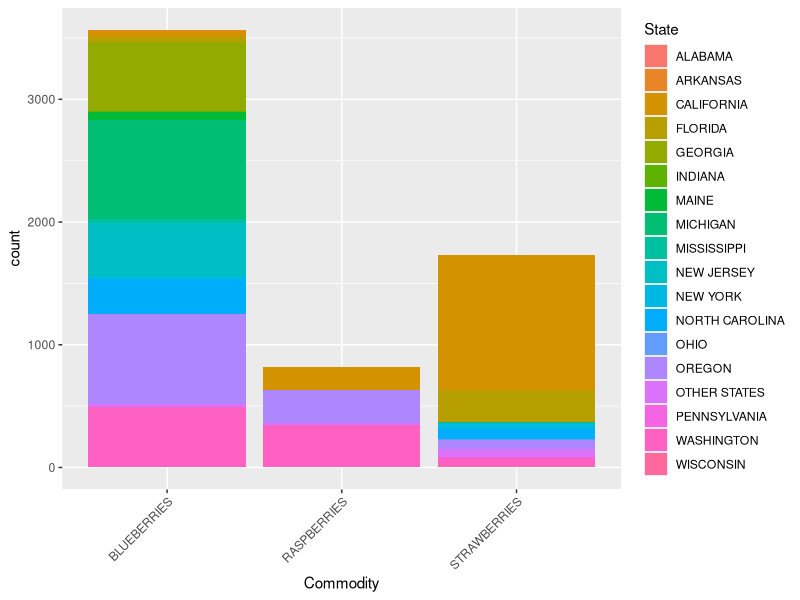
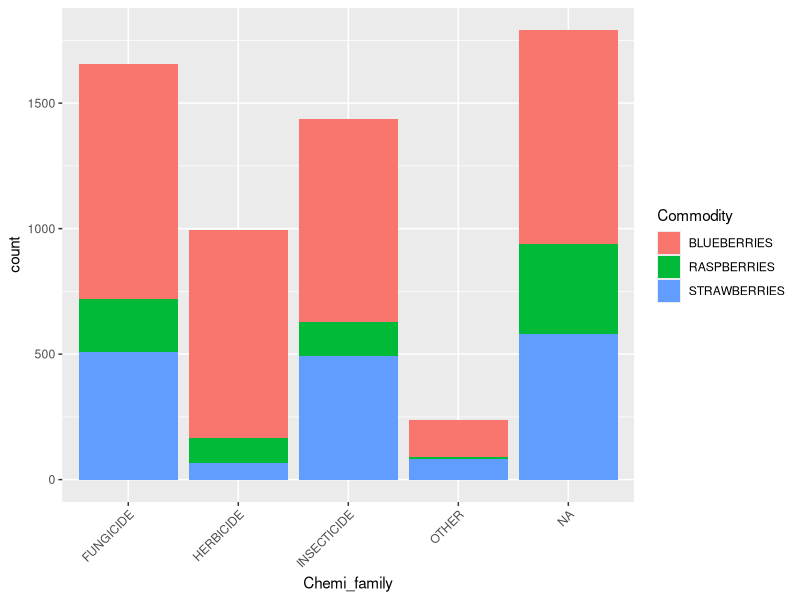
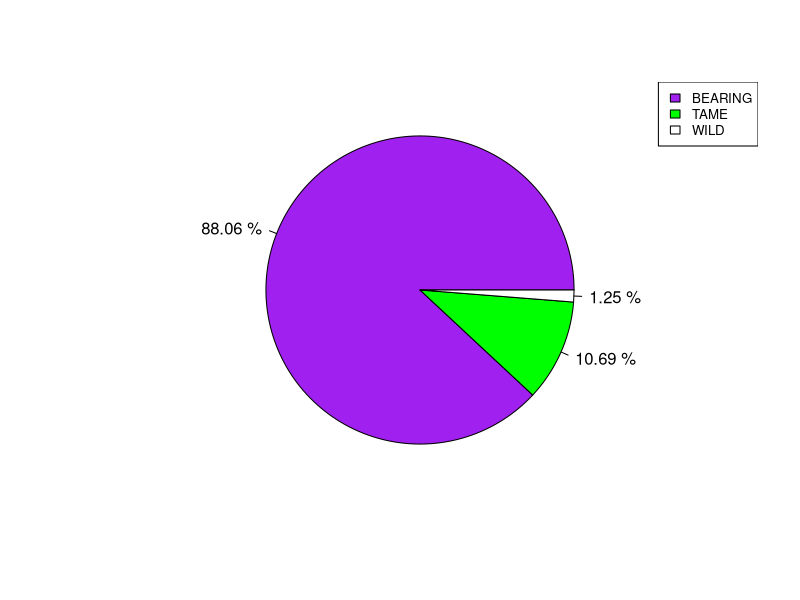
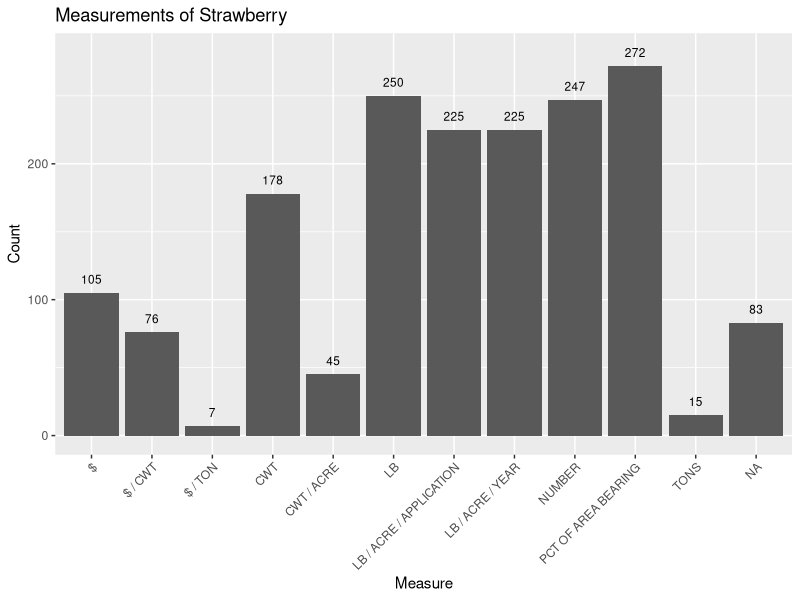
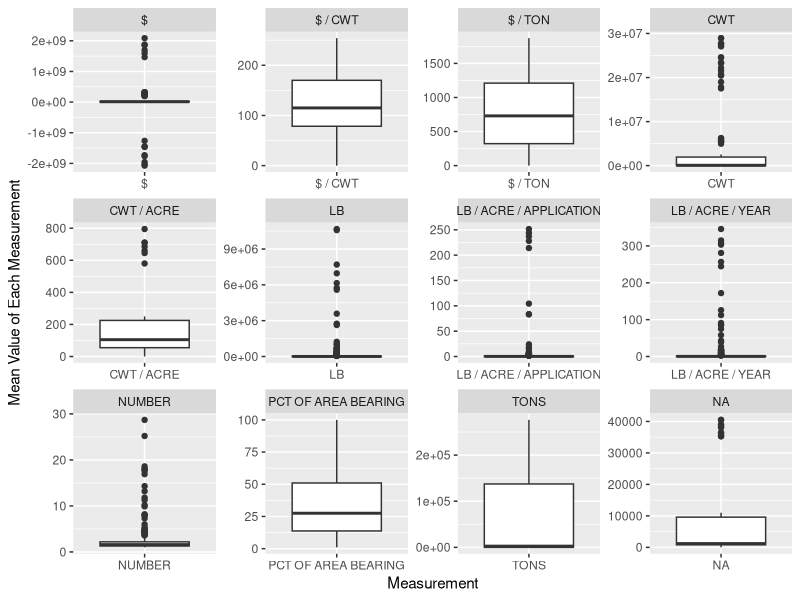
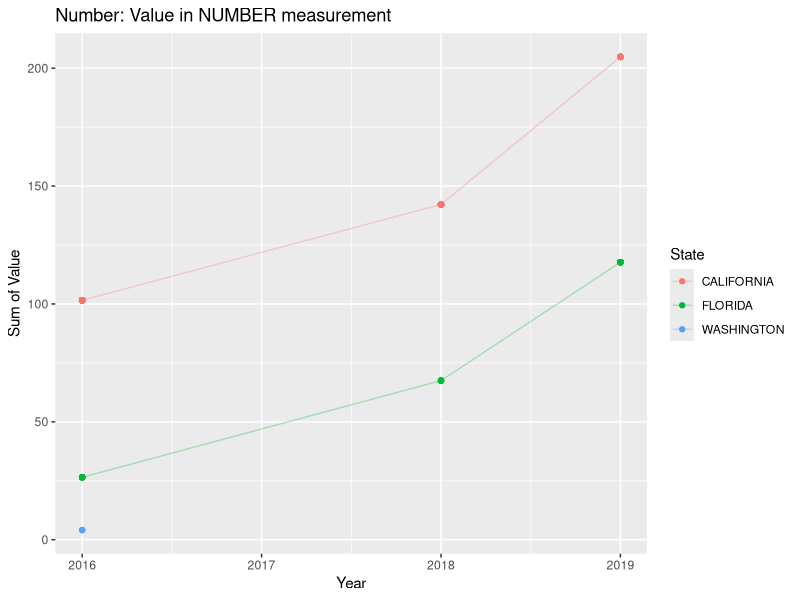
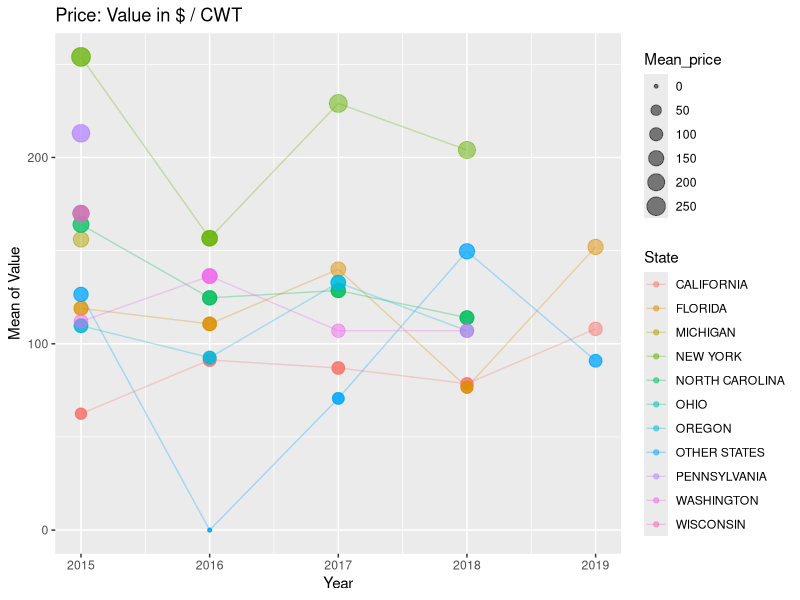
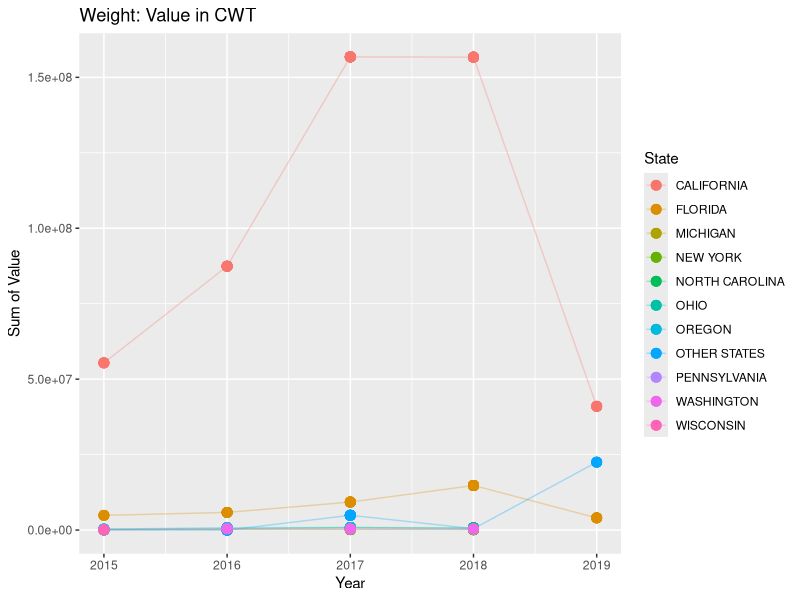

The R source for these figures, in order:
## ---- chunk 1
knitr::opts_chunk$set(echo = TRUE,warning = FALSE,message = FALSE,fig.align="center")
library(ggplot2)
library(dplyr )
library(magrittr)
## ---- chunk 2
head(read.csv("new_berry.csv"))
## ---- chunk 3
## histogram for Commodity, divided by State
berry=read.csv("new_berry.csv")
berry=data.frame(berry)
# organize the Value as numeric, and delete the NA and D 
berry=berry %>% filter(Value != "(NA)") %>% filter(Value != "(D)") 
berry$Value=as.numeric(berry$Value)

ggplot(berry)+geom_histogram(aes(x=Commodity,fill=State),stat = "count")+theme(axis.text.x = element_text(angle = 45, hjust = 1))
## ---- chunk 4
## histogram for Chemi, divided by Commidty
ggplot(berry)+geom_histogram(aes(x=Chemi_family,fill=Commodity),stat = "count")+theme(axis.text.x = element_text(angle = 45, hjust = 1))
## ---- chunk 5
## pie for Type, and we can use the same way to plot other pie
T=table(berry$Type)
percentT=prop.table(T)
tbT=cbind(T,percentT)
piepercentT = paste(round(100*tbT[,2],digits = 2), "%")
nameT=c("BEARING","TAME","WILD")
pie(T ,labels=piepercentT ,col=c("purple","green","white"))
legend("topright", nameT,cex=0.8,fill=c("purple","green","white"))

## ---- chunk 6
### I choose *Strawberries*
sberry=berry%>% filter(Commodity=="STRAWBERRIES")

####################### Overview of Measurement and Value #################
### count of each measurement
mea_sum = sberry %>%
  group_by(Measure)%>%
  summarize(
    Count=n(),
    Mean=round(mean(Value),2)
  )

### plot for count of each measurement
ggplot(mea_sum,aes(x=Measure,y=Count))+
  geom_bar(stat='identity')+
  ggtitle("Measurements of Strawberry")+
  geom_text(aes(label=Count,y=Count+10),size=3) +
  theme(axis.text.x = element_text(angle = 45, hjust = 1))
## ---- chunk 7
### boxplot for Value, divided by Measure
ggplot(sberry, aes(x = Measure, y= Value)) +
  geom_boxplot()+
  xlab("Measurement") + 
  ylab("Mean Value of Each Measurement")+
  facet_wrap(~Measure,scales="free")
## ---- chunk 8
######## 1.Measurement == NUMBER ---- Production Number #########
### count of each measurement
sberry_number = sberry %>% 
  filter(Measure=="NUMBER") %>% 
  group_by(State,Year) %>%
  summarise(Marketing=Marketing,Sum=sum(Value))

## plot for Sum of Value in NUMBER measurement
ggplot(sberry_number)+
  geom_line(aes(x=Year,y=Sum,col=State),alpha=0.3)+
  geom_point(aes(x=Year,y=Sum,col=State))+
  xlab("Year") + 
  ylab("Sum of Value") + 
  ggtitle("Number: Value in NUMBER measurement")
## ---- chunk 9
############### 2.Measurement == $ / CWT ---- Price ################
### count of each measurement
sberry_cwt_price = sberry %>% 
  filter(Measure=="$ / CWT") %>% 
  group_by(State,Year) %>%
  summarise(Marketing=Marketing,Mean_price=mean(Value))

## plot for Sum of Value in $ /CWT measurement
ggplot(sberry_cwt_price)+
  geom_line(aes(x=Year,y=Mean_price,col=State),alpha=0.3)+
  geom_point(aes(x=Year,y=Mean_price,col=State,size=Mean_price), alpha=0.5)+
  xlab("Year") + 
  ylab("Mean of Value") + 
  ggtitle("Price: Value in $ / CWT")
## ---- chunk 10
############### 3.Measurement == CWT ---- Weight ################
### count of each measurement
sberry_cwt = sberry %>% 
  filter(Measure=="CWT") %>% 
  group_by(State,Year) %>%
  summarise(Marketing=Marketing,Sum=sum(Value))

## plot for Sum of Value in CWT measurement
ggplot(sberry_cwt)+
  geom_point(aes(x=Year,y=Sum,col=State),size=3)+
  geom_line(aes(x=Year,y=Sum,col=State),alpha=0.3)+
  geom_point(aes(x=Year,y=Sum,col=State),size=3)+
  xlab("Year") + 
  ylab("Sum of Value") + 
  ggtitle("Weight: Value in CWT")
